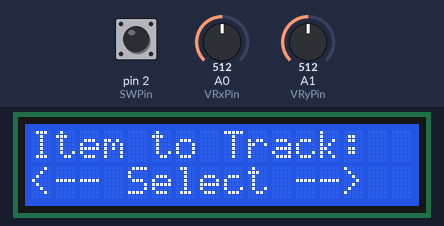
A sketch run on a simulated Arduino Uno, built with avr-gcc and run on an emulated ATmega328P. Parts: 16×2 character LCD. The inputs (shaded band) are chosen by the test bench; at power-on: A1 (VRyPin) = 512, pin 2 (SWPin) HIGH, A0 (VRxPin) = 512.

Above: at 1.2 s.
1.3 s: A1 (VRyPin) set to 592
2.8 s: A1 (VRyPin) set to 618
At 2.98 s:
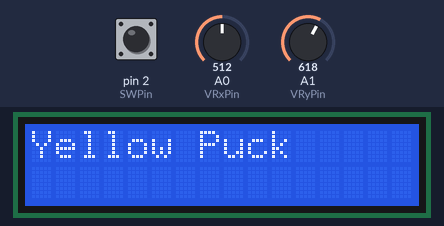
At 3.4 s:
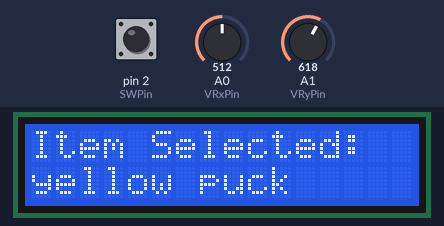
Timing chart, 0 to 5.8 s (numbered marks = the images above; inputs shaded):
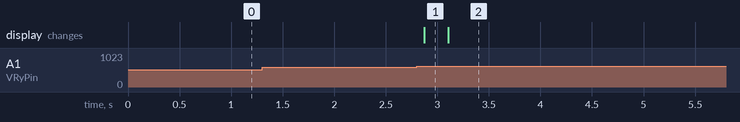

The sketch:

lcd_test.ino
```cpp
#include <LiquidCrystal_I2C.h>

const int VRxPin = A0;
const int VRyPin = A1;
const int SWPin = 2;

LiquidCrystal_I2C lcd(0x27, 16, 2);

void setup() {
  lcd.init();
  lcd.backlight();
  lcd.setCursor(0, 0);

  pinMode(SWPin, INPUT_PULLUP);
}

int page = 1;
int pressed = 0;

void loop() {
  lcd.clear();

  int x = analogRead(VRxPin);
  int y = analogRead(VRyPin);
  int button = digitalRead(SWPin);

  lcd.clear();
  if (((button == LOW) || (page == 1)) && pressed == 0){
    if (y > 600) {
      page += 1;
      if (page == 3) {
        page = 0;
      }
    } else if (y < 400) {
      page -= 1;
      if (page == -1) {
        page = 2;
      }
    }
    switch (page) {
      case 1:
        lcd.print("Item to Track:");
        lcd.setCursor(0, 1);
        lcd.print("<-- Select -->");
        delay(200);
        break;
      case 2:
        lcd.print("Yellow Puck");
        delay(200);
        break;
      case 0:
        lcd.print("red ball");
        delay(200);
        break;
    }
  }
  else if((button == HIGH) || pressed == 1){
    pressed = 1;
    lcd.setCursor(0, 0);
    lcd.print("Item Selected: ");
    switch (page){
      case 2:
        lcd.setCursor(0, 1);
        lcd.print("yellow puck");
        delay(200);
        break;
      case 0:
        lcd.setCursor(0, 1);
        lcd.print("red ball");
        delay(200);
        break;
    }
  }
}
```

Measured:
- the behaviour switches between 600 and 601 on A1 (VRyPin) (found by bisection; images 0 and 1)
- after the input at 1.3 s, every drawn part: stays the same
- after the input at 2.8 s, the display: changes after 0.07 s (image 1)
